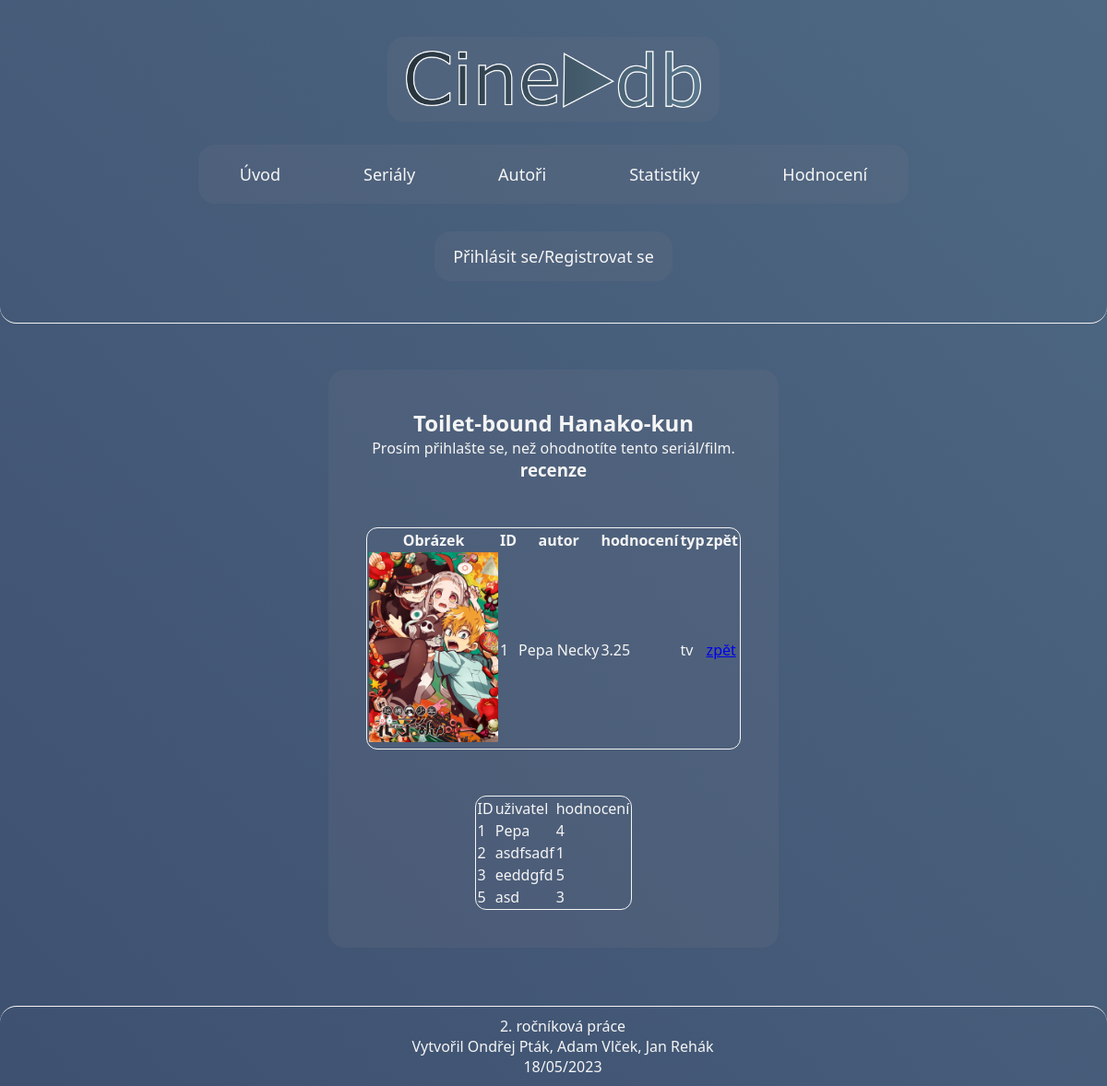
Before: /final/pages/detaily.php?idS=1 with the older database file.
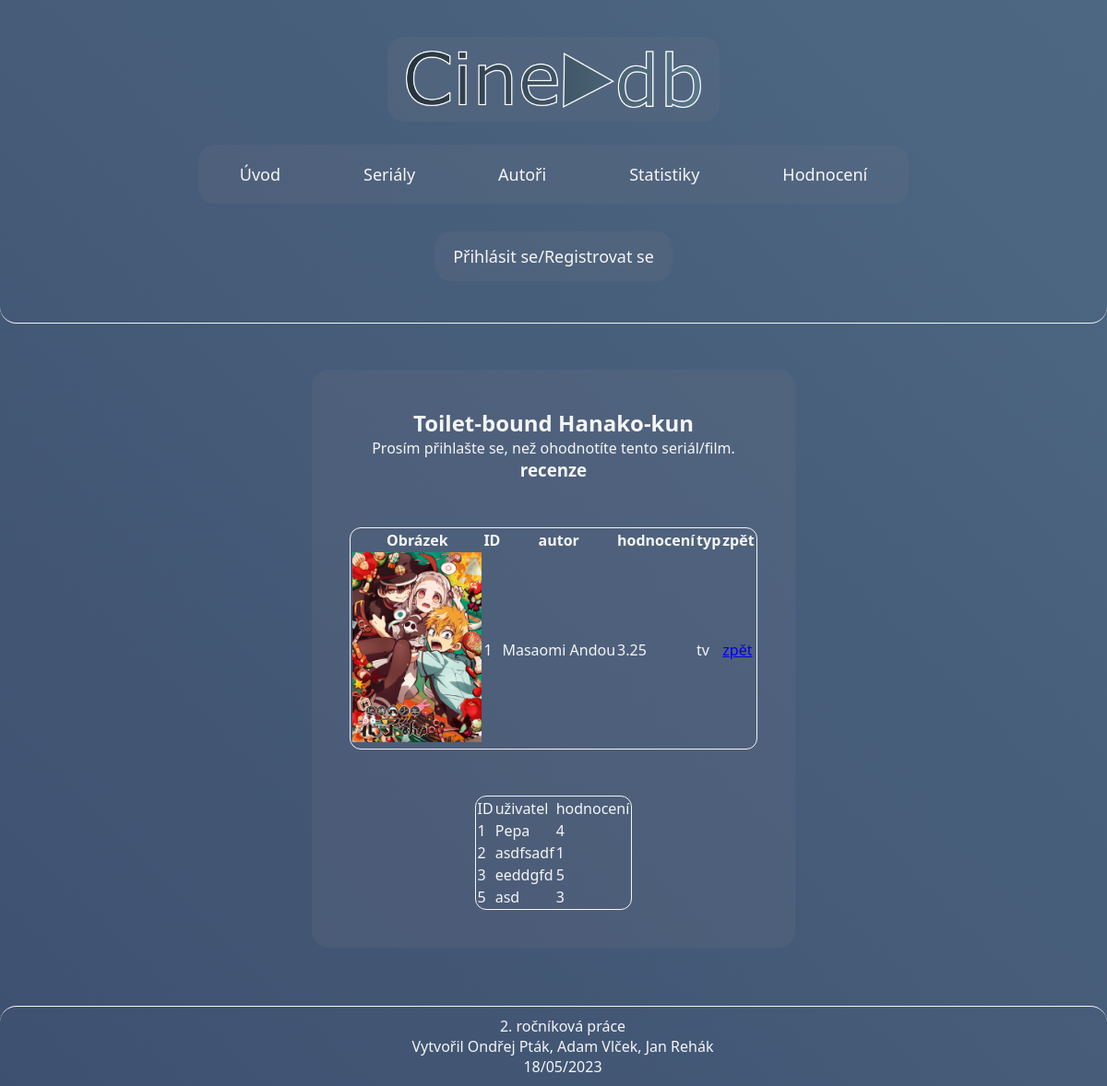
After: the same page with the newer database file.
### tables this page shows
CREATE TABLE `serialy` (
  `idS` int(11) NOT NULL,
  `nazev` varchar(50) NOT NULL,
  `idA` int(11) NOT NULL,
  `type` varchar(10) NOT NULL
);

CREATE TABLE `autori` (
  `idA` int(11) NOT NULL,
  `jmeno` varchar(20) NOT NULL,
  `prijmeni` varchar(30) NOT NULL
);

### final/pages/detaily.php (the view, shortened to what this page needs)
<!DOCTYPE html>
<html lang="cs">
<head>
    <link rel="stylesheet" href="../css/style.css">
    <link rel="stylesheet" href="../css/detaily.css">
</head>
<body>
    <div class="flex-box">
        <header>
            <div class="header-title">
                <img src="../img/logo/logo_exp_wStroke.png" alt="logo">
            </div>
            <nav>
                <ul class="header-nav">
                    <li><a href="../index.php">Úvod</a></li>
                    <li><a href="serialy.php">Seriály</a></li>
                    <li><a href="autori.php">Autoři</a></li>
                    <li><a href="statistiky.php">Statistiky</a></li>
                    <li><a href="hodnoceni.php">Hodnocení</a></li>
                </ul>
            </nav>
            <div class="header-login">
                <ul>
                    <li>
                        <?php include "../account/user_status.php"; ?>
                    </li>
                </ul>
            </div>
        </header>
        <section class="details">
            <?php
            include "../db/active_db.php";
            $conn = new mysqli($servername, $username, $password, $dbname);
            if(isset($_GET['idS'])){
                $idS = $_GET['idS'];
            }
            $sql = "SELECT serialy.idS, serialy.nazev, autori.jmeno, autori.prijmeni, type from serialy inner join autori on serialy.idA = autori.idA WHERE idS = $idS";
            $result = $conn->query($sql);
            if ($result->num_rows > 0) {
                $row = $result->fetch_assoc();
            ?>
            <h2><?php echo $row['nazev']; ?></h2>
            <table class="detail">
                <tr>
                    <th>Obrázek</th>
                    <th>ID</th>
                    <th>autor</th>
                    <th>hodnocení</th>
                    <th>typ</th>
                    <th>zpět</th>
                </tr>
            <?php
            $sql = "SELECT hodnota from hodnoceni WHERE idS = '$idS'";
            $rating_result = $conn->query($sql);
            $counter = 0;
            $total = 0;
            while ($rating = $rating_result->fetch_assoc()) {
                $counter++;
                $total += $rating['hodnota'];
            }
            if ($counter < 1) {
                $ratingAVG = "žádné recenze";
            } else {
                $ratingAVG = round($total / $counter,2);
            }
            if ($result->num_rows > 0) {
                echo "<tr>
            <td><img src='../img/db/$idS.jpg'></td>" .
                    "<td>" . $row['idS'] . "</td>
            <td>" . $row['jmeno'] . " " . $row['prijmeni'] . "</td>
            <td>" . $ratingAVG . "</td>
            <td>" . $row['type'] . "</td>
            <td><a href='serialy.php'>zpět</a>
            </tr>";
            }
            }
            ?>
            <form method="post">
            <?php
            if ($_SESSION['user'] == true) {
                if (isset($_POST['star'])) {
                    $star = $_POST['star'];
                }
                echo "<div class='stars'>
            <input type='radio' name='star' class='hidden' value='0' checked>
            <label><input type='radio' name='star' class='hidden' value='1'>
                <a class='star_on' onclick='star(1)' id='star_1'>★</a> </label>
            <label><input type='radio' name='star' class='hidden' value='2'>
                <a class='star_off' onclick='star(2)' id='star_2'>★</a> </label>
            <label><input type='radio' name='star' class='hidden' value='3'>
                <a class='star_off' onclick='star(3)' id='star_3'>★</a> </label>
            <label><input type='radio' name='star' class='hidden' value='4'>
                <a class='star_off' onclick='star(4)' id='star_4'>★</a> </label>
            <label><input type='radio' name='star' class='hidden' value='5'>
                <a class='star_off' onclick='star(5)' id='star_5'>★</a> </label>
            </div>";
                if (isset($star) && empty($star)) {
                    echo "<a style='color:red;'>Toto pole je povinné!</a>";
                }
                echo "
            <input type='submit' name='submit' value='Odeslat recenzi'>
            </form>";
            } else {
                echo "Prosím přihlašte se, než ohodnotíte tento seriál/film.<br>";
            }
            echo "<h3>recenze</h3>";
            $sql = "SELECT idH, uzivatel, hodnota from hodnoceni where idS = $idS";
            $result = $conn->query($sql);
            if ($result->num_rows > 0){
                echo "<table><tr><td>ID</td><td>uživatel</td><td>hodnocení</td></tr>";
                while($row = $result->fetch_assoc()) {
                    echo "<tr><td>" . $row["idH"]. "</td><td>" . $row["uzivatel"]. "</td><td>" . $row["hodnota"]. "</td></tr>";
                }
                echo "</table>";
            } else {
                echo "nebyly přidány žádné recenze";
            }
            ?>
        </section>
        <?php include "../include/footer.php" ?>
    </div>
</body>
</html>

Changed rows visible on the page:
changed through a linked row, serialy "Toilet-bound Hanako-kun": idA.jmeno "Pepa" → "Masaomi"; idA.prijmeni "Necky" → "Andou"
